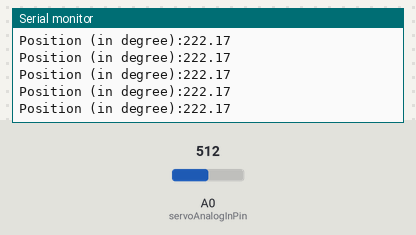
This sketch was run on a simulated Arduino Uno, built with avr-gcc and run on an emulated ATmega328P. Parts: the last lines printed to the serial monitor. The test bench sets the inputs (shaded band); at power-on: A0 (servoAnalogInPin) = 512.

Above: at 2.2 s.
2.3 s: A0 (servoAnalogInPin) set to 289
At 3.2 s:
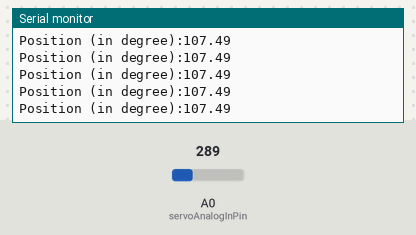
5.3 s: A0 (servoAnalogInPin) set to 264
At 5.8 s:
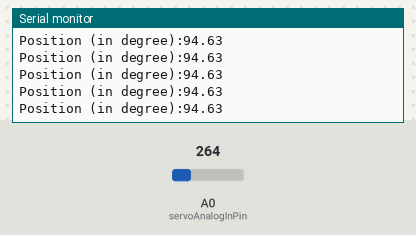
14.3 s: A0 (servoAnalogInPin) set to 109
At 15.3 s:
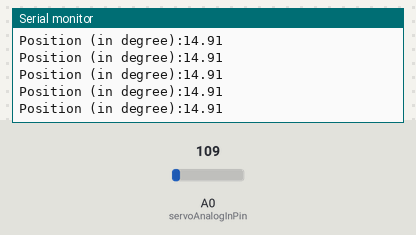
15.8 s: A0 (servoAnalogInPin) set to 91
At 16.5 s:
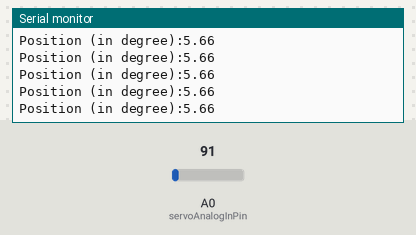
Timing chart, 0 to 18.8 s (numbered marks = the images above; inputs shaded):
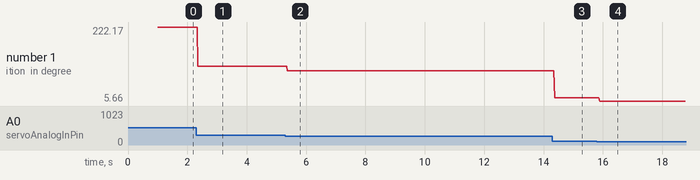

Measured:
- after the input at 2.3 s, the serial monitor: prints a new line after 0.06 s (image 1)
- after the input at 5.3 s, the serial monitor: prints a new line after 0.07 s (image 2)
- after the input at 14.3 s, the serial monitor: prints a new line after 0.07 s (image 3)
- after the input at 15.8 s, the serial monitor: prints a new line after 0.09 s (image 4)
- plotted number 1: 222.17 → 107.49 after the input at 2.3 s, 107.49 → 94.63 after the input at 5.3 s, 94.63 → 14.91 after the input at 14.3 s, 14.91 → 5.66 after the input at 15.8 s

The sketch:

readPositionCalibrated.ino
```cpp
int servoAnalogInPin = A0;
int posIs;
float posIsDeg;

void setup(){
   Serial.begin(9600);
   delay(1000);
}

void loop(){
   posIs = analogRead(servoAnalogInPin);
   posIsDeg = (90.0/(255.0-80.0))*(posIs-80);
   Serial.print("Position (in degree):");
   Serial.println(posIsDeg);
   delay(10);
}
```
